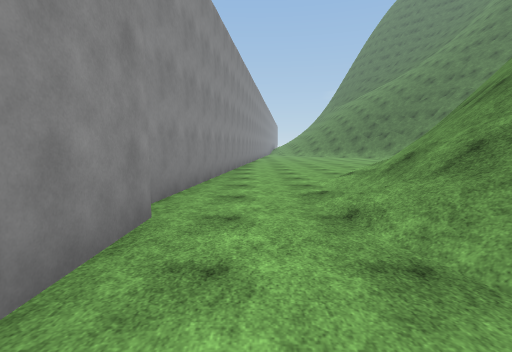
view 1 (above)

17 first-person views from a walk through a scene from a Unity 3-D project. The camera is 1.5 m above the floor, tilts 6° down and sees 85° across. The floor is counted in squares, 2 m on a side. Each view is taken from the middle of a square. On the plan, view 1 faces up. The plan holds only what a view shows up to about 10 squares ahead; the rest is blank. The place goes on beyond the plan. The player is left out. Some animated figures are not drawn. Surface patterns are stand-ins for the level's own textures.

view 2
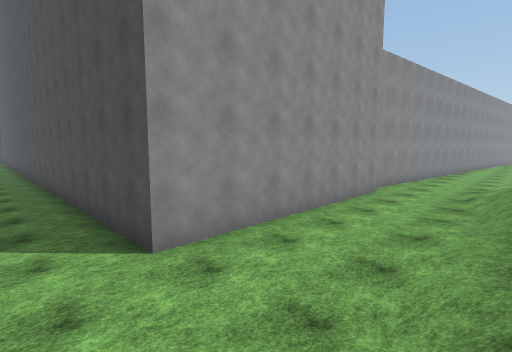

view 3
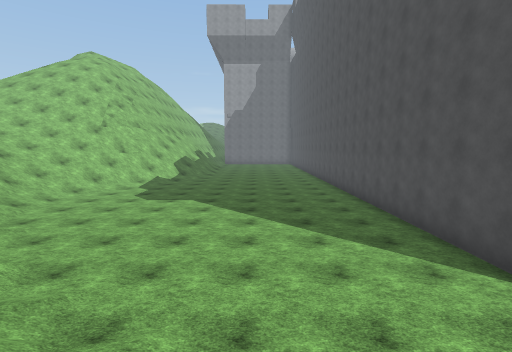

view 4
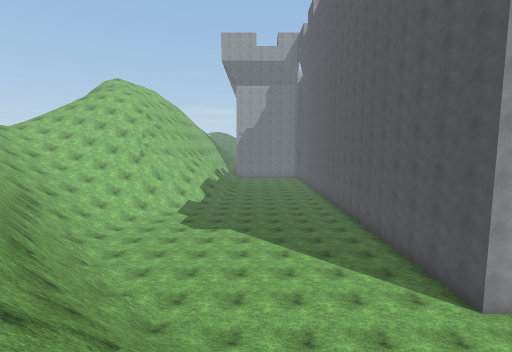

view 5
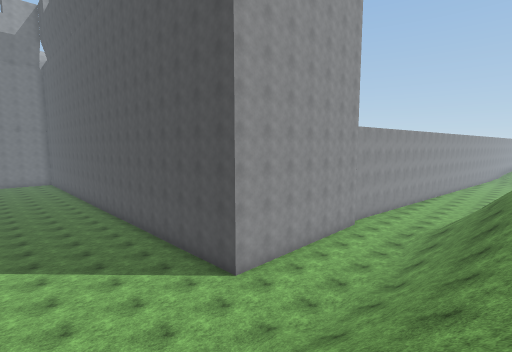

view 6
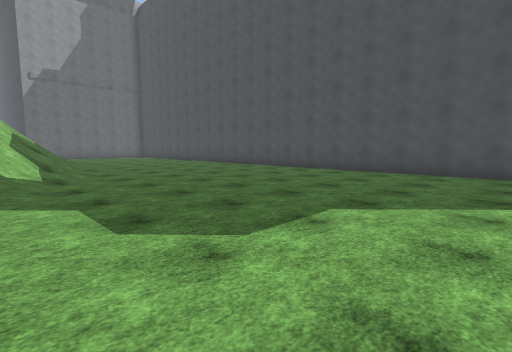

view 7
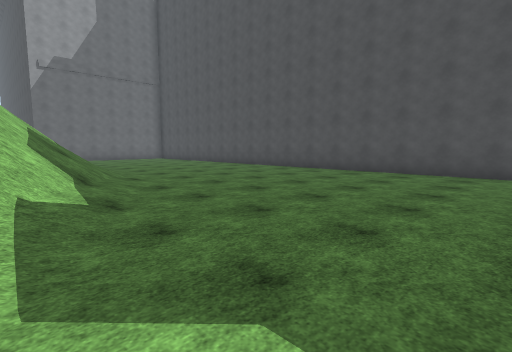

view 8
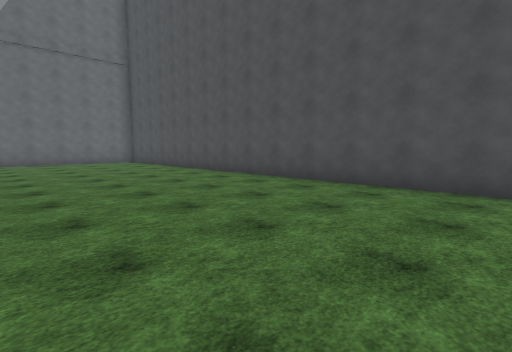

view 9
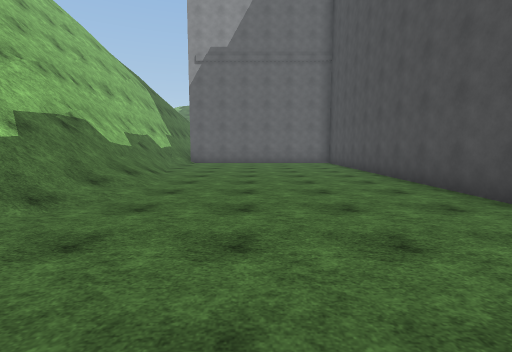

view 10
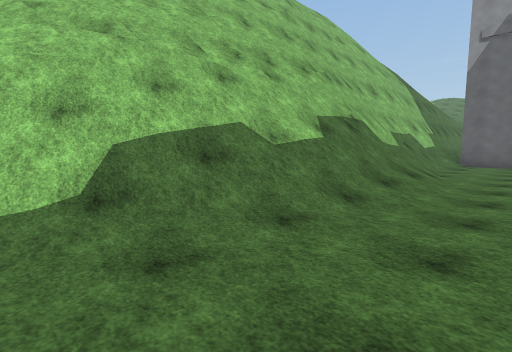

view 11
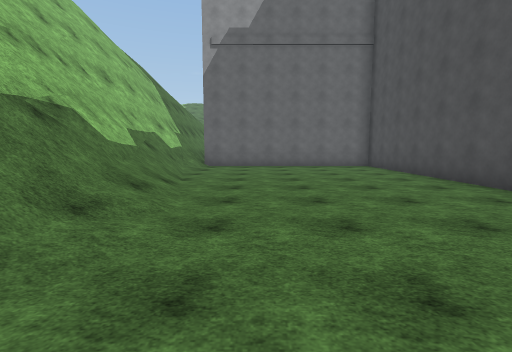

view 12
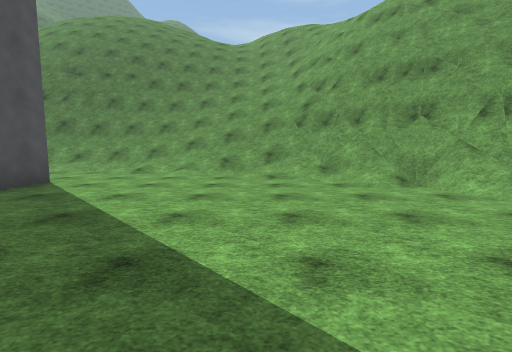

view 13
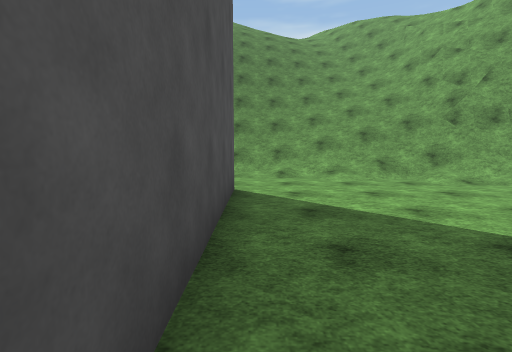

view 14
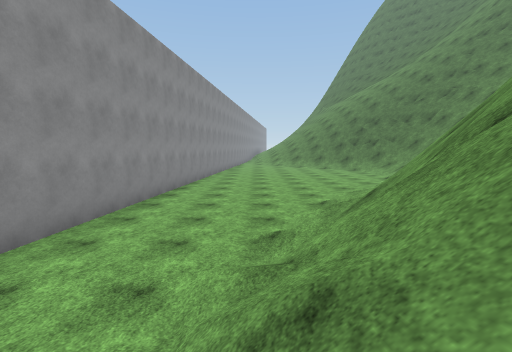

view 15
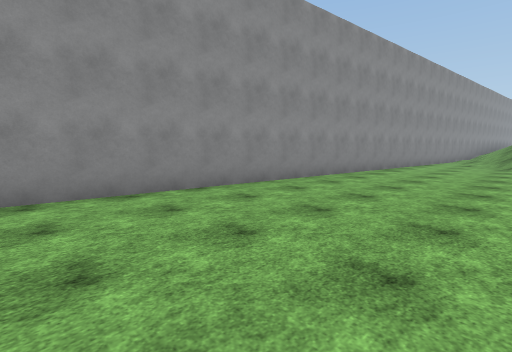

view 16
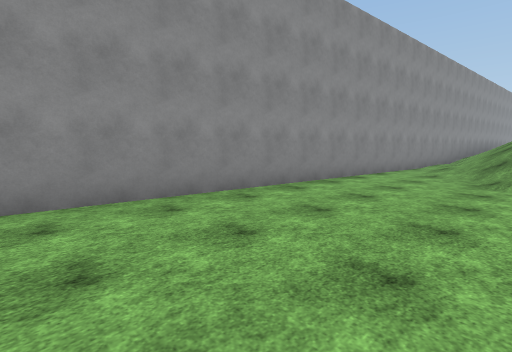

view 17
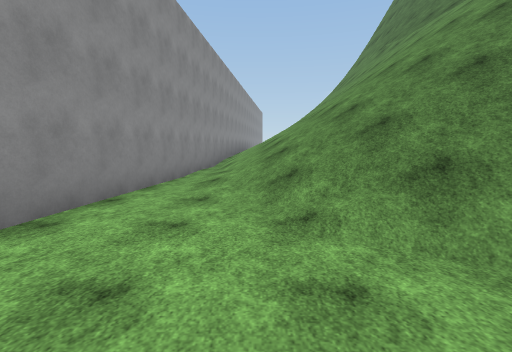

### Floor plan
Key: @ floor where view 1 was taken; # wall or solid block; . floor; / step, stairs or slope; = window, fence, low wall or low ledge; v drop or lower ground.
Columns run from 24 left of view 1 to 4 right of it. Each row starts with its distance up from view 1.
 29                          #//
 28                          #///
 27                          #///
 26                          #///
 25                          #///
 24                          #///
 23                         ##///
 22                         #..//
 21                         #.../
 20                         #....
 19                         #....
 18                         #....
 17                         #....
 16                         #....
 15                         #....
 14                        ##....
 13                        #.....
 12                        #.....
 11                        #.....
 10                        #.....
  9                        #..../
  8                        #...//
  7                        #..///
  6                        #..//=
  5                       ##..///
  4                       #..///
  3                       ##.//=#
  2                        #.//=#
  1                        #..//#
  0                        #@///#
 -1                        #.////
 -2                        #.////
 -3 ########################..///
 -4 .........................////
 -5 .........................////
 -6 .........................////
 -7 .........................////
 -8 ......................../////
 -9 ......///..............//////
-10 ////////////..........////=##
-11 ######=///////......../######
-12     ###////////....../=###vv=
-13       ####/=/   /..//###vvv
-14         ###=/   ////##vvv//

Where each view was taken, in squares from view 1:
view 1: 0 up, 0 right, facing up
view 2: 5 down, 2 right, facing up-left
view 3: 7 down, 2 right, facing left
view 4: 8 down, 4 right, facing left
view 5: 8 down, 4 right, facing up-left
view 6: 12 down, 5 left, facing up-left
view 7: 12 down, 8 left, facing up-left
view 8: 9 down, 11 left, facing up-left
view 9: 7 down, 12 left, facing left
view 10: 8 down, 12 left, facing down-left
view 11: 8 down, 14 left, facing left
view 12: 8 down, 7 left, facing right
view 13: 4 down, 6 left, facing right
view 14: 3 up, 2 right, facing up
view 15: 10 up, 4 right, facing up-left
view 16: 15 up, 4 right, facing up-left
view 17: 19 up, 3 right, facing up
